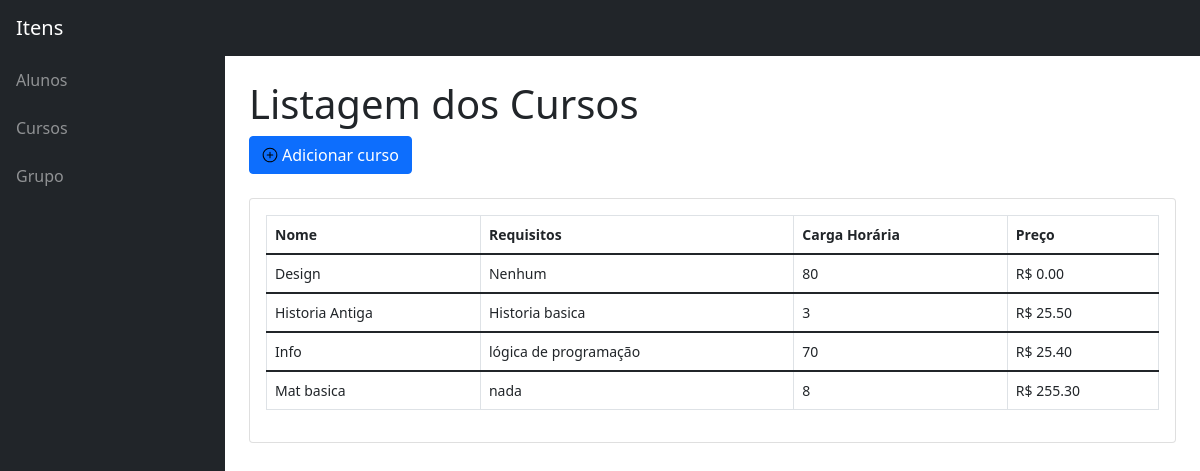
Page /listagemcurso/ on the earlier database version.
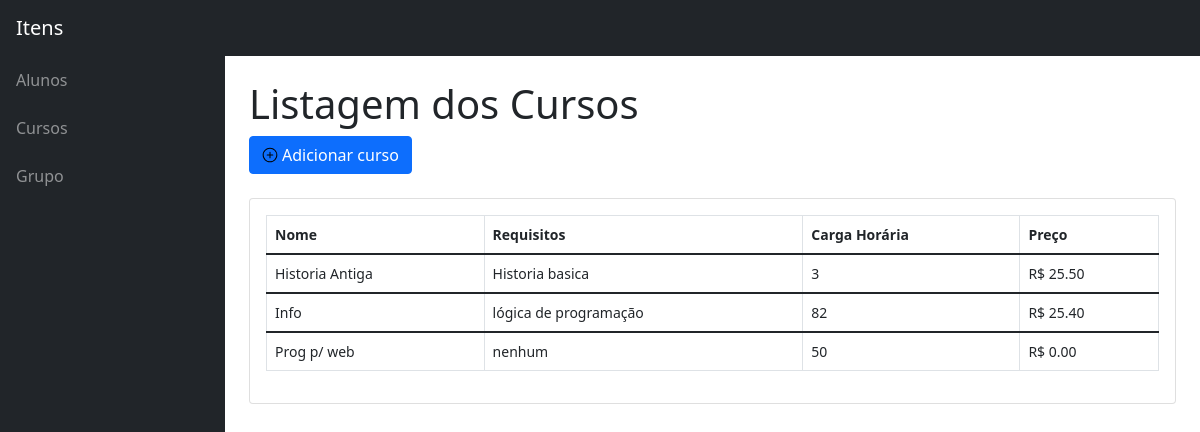
Same page on the later database version.
### Crud/models.py (models this page shows, shortened)
class Curso (models.Model):
    id = models.AutoField(primary_key=True)
    nome = models.CharField(max_length=50)
    requisito = models.CharField(max_length=255)
    carga_horaria = models.SmallIntegerField()
    preco = models.DecimalField(max_digits=5, decimal_places=2)

### Crud/views.py (the view)
# urls.py: path('listagemcurso/', listagem, name="listagemcurso"),
def listagem(request):
    cursos = Curso.objects.all().order_by('nome')
    conteudo = {"cursos": cursos}
    return render(request, 'listagem_curso.html', conteudo)

### Crud/templates/listagem_curso.html (shortened to what this page needs)
{% extends 'base.html' %}
{% load static %}
{% block 'titulo_conteudo' %} <h1 class="mt-4">Listagem dos Cursos </h1>{% endblock %}
{% block 'add_item' %}
<a href="{% url 'adicionarcurso' %}" class="btn btn-primary">  <img src="{% static '/assets/img/plus-circle.svg' %}" class="svg-inline--fa fa-chart-area me-1" >Adicionar curso</a>
{% endblock %}
{% block 'tabela' %}
        <thead>
            <tr>
                <th>Nome</th>
                <th>Requisitos</th>
                <th>Carga Horária</th>
                <th>Preço</th>
            </tr>
        </thead>
        {% for i in cursos%}
        <tbody>
            <tr>
                <td> {{i.nome}}</td>
                <td> {{i.requisito}}</td>
                <td> {{i.carga_horaria}}</td>
                <td> R$ {{i.preco}}</td>
            </tr>
        </tbody>
        {% endfor %}
{% endblock %}

Differences in the rows shown:
removed Curso: nome "Design", requisito "Nenhum", carga_horaria "80", preco "0.00"
removed Curso: nome "Mat basica", requisito "nada", carga_horaria "8", preco "255.30"
changed Curso "Info": carga_horaria "70" → "82"
added Curso: nome "Prog p/ web", requisito "nenhum", carga_horaria "50", preco "0.00"
